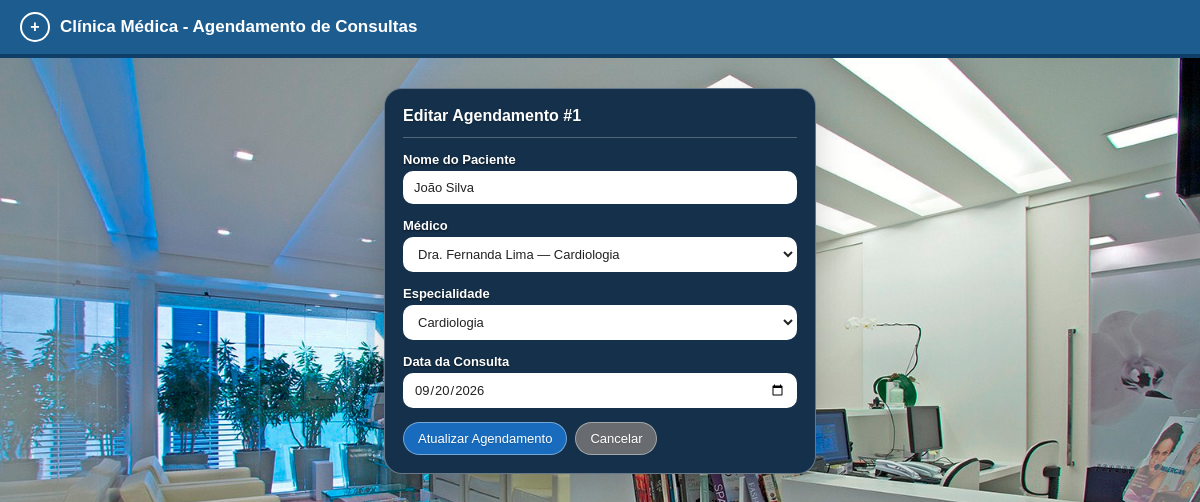
Screenshot of /editar.php?id=1 with the database file from the repository.
### tables this page shows
CREATE TABLE `agendamentos` (
  `id` int(11) NOT NULL AUTO_INCREMENT,
  `paciente` varchar(120) NOT NULL,
  `medico` varchar(120) NOT NULL,
  `especialidade` varchar(80) NOT NULL,
  `data_consulta` date NOT NULL,
  PRIMARY KEY (`id`)
);

### opcoes.php (called while the page is built)
<?php
$medicos = [
    'Dr. Carlos Almeida' => 'Dermatologia',
    'Dra. Fernanda Lima' => 'Cardiologia',
    'Dr. Rafael Costa' => 'Ortopedia',
    'Dra. Renata Oliveira' => 'Pediatria',
    'Dr. Bruno Martins' => 'Neurologia',
    'Dra. Juliana Rocha' => 'Ginecologia',
    'Dr. André Pereira' => 'Clínico Geral',
];
$especialidades = [
    'Cardiologia',
    'Dermatologia',
    'Pediatria',
    'Ortopedia',
    'Neurologia',
    'Ginecologia',
    'Oftalmologia',
    'Clínico Geral',
];

### editar.php (the view, shortened to what this page needs)
<?php
require_once 'conexao.php';
require_once 'opcoes.php';
$id = $_GET['id'];
$stmt = $pdo->prepare("SELECT * FROM agendamentos WHERE id = ?");
$stmt->execute([$id]);
$agendamento = $stmt->fetch(PDO::FETCH_ASSOC);
?>
<!DOCTYPE html>
<html lang="pt-BR">
<head>
    <link rel="stylesheet" href="style.css">
</head>
<body>
    <header>
        <span class="simbolo">+</span>
        <h1>Clínica Médica - Agendamento de Consultas</h1>
    </header>
    <main class="form-largura">
        <div class="card">
            <div class="toolbar">
                <h2>Editar Agendamento <?= '#' . $agendamento['id'] ?></h2>
            </div>
            <form method="POST" action="">
                <div class="campo">
                    <label for="paciente">Nome do Paciente</label>
                    <input type="text" id="paciente" name="paciente" required
                           value="<?= htmlspecialchars($agendamento['paciente']) ?>">
                </div>
                <div class="campo">
                    <label for="medico">Médico</label>
                    <select id="medico" name="medico" required>
                        <?php foreach ($medicos as $nome => $esp): ?>
                            <option value="<?= htmlspecialchars($nome) ?>"
                                    data-especialidade="<?= htmlspecialchars($esp) ?>"
                                    <?= $nome === $agendamento['medico'] ? 'selected' : '' ?>>
                                <?= htmlspecialchars($nome) ?> — <?= htmlspecialchars($esp) ?>
                            </option>
                        <?php endforeach; ?>
                    </select>
                </div>
                <div class="campo">
                    <label for="especialidade">Especialidade</label>
                    <select id="especialidade" name="especialidade" required>
                        <?php foreach ($especialidades as $esp): ?>
                            <option value="<?= htmlspecialchars($esp) ?>"
                                    <?= $esp === $agendamento['especialidade'] ? 'selected' : '' ?>>
                                <?= htmlspecialchars($esp) ?>
                            </option>
                        <?php endforeach; ?>
                    </select>
                </div>
                <div class="campo">
                    <label for="data_consulta">Data da Consulta</label>
                    <input type="date" id="data_consulta" name="data_consulta" required
                           value="<?= htmlspecialchars($agendamento['data_consulta']) ?>">
                </div>
                <div class="acoes-form">
                    <button type="submit" class="botao botao_azul">Atualizar Agendamento</button>
                    <a href="index.php" class="botao botao_cinza">Cancelar</a>
                </div>
            </form>
        </div>
    </main>
</body>
</html>

### style.css (style rules this page uses)
* { margin: 0; padding: 0; box-sizing: border-box; }
body { font-family: Arial, Helvetica, sans-serif; color: #fff; min-height: 100vh; background: url('img/image.png') center/cover no-repeat fixed; }
header { background: #1d5c8f; color: #fff; padding: 12px 20px; display: flex; align-items: center; gap: 10px; border-bottom: 4px solid #0f3e66; }
header .simbolo { width: 30px; height: 30px; border: 2px solid #fff; border-radius: 50%; display: flex; align-items: center; justify-content: center; font-weight: bold; font-size: 16px; }
header h1 { font-size: 17px; }
main { max-width: 900px; margin: 30px auto; padding: 0 14px; }
.card { background: #14304a; border: 1px solid rgba(255, 255, 255, 0.35); border-radius: 18px; padding: 18px; box-shadow: 0 12px 32px rgba(0, 0, 0, 0.18); }
.toolbar { display: flex; justify-content: space-between; align-items: center; margin-bottom: 14px; padding-bottom: 12px; border-bottom: 1px solid rgba(255, 255, 255, 0.25); flex-wrap: wrap; gap: 10px; }
.toolbar h2 { font-size: 16px; color: #fff; text-shadow: 0 1px 2px rgba(0, 0, 0, 0.2); }
.botao { display: inline-block; padding: 8px 14px; border: 1px solid rgba(255, 255, 255, 0.4); border-radius: 999px; font-size: 13px; font-family: inherit; text-decoration: none; cursor: pointer; color: #fff; text-shadow: 0 1px 1px rgba(0, 0, 0, 0.15); transition: background 0.15s; }
.botao_azul { background: rgba(25, 118, 210, 0.85); }
.botao_cinza { background: rgba(119, 119, 119, 0.85); }
.form-largura { max-width: 460px; }
.campo { margin-bottom: 14px; }
.campo label { display: block; font-size: 13px; font-weight: bold; margin-bottom: 4px; color: #fff; text-shadow: 0 1px 2px rgba(0, 0, 0, 0.6); }
.campo input, .campo select { width: 100%; padding: 8px 10px; border: 1px solid rgba(255, 255, 255, 0.35); border-radius: 10px; font-size: 13px; font-family: inherit; background: #fff; color: #222; outline: none; }
.campo input::placeholder { color: rgba(0, 0, 0, 0.5); }
.campo select option { color: #222; background: #fff; }
.acoes-form { display: flex; gap: 8px; margin-top: 14px; }

### rows the page displays
agendamentos: id "1", paciente "João Silva", medico "Dra. Fernanda Lima — Cardiologia", especialidade "Cardiologia", data_consulta "09/20/2026"
